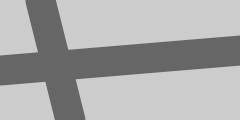
Frame 1 (no input)
Frame 60 (the mouse pressed at the canvas centre just before this capture): identical to frame 1, image omitted
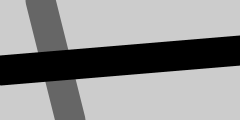
Frame 120 (the mouse held since frame 60 and released just before this capture)

The Processing sketch that drew these frames (run headless with seeded random() and noise(); from frame 60 on, the mouse is pressed at the canvas centre):

// Processing sketch: sketch_10click
// ── sketch_10click.pde
void setup() {
  size(240,120);
  // 線の太さを設定
  strokeWeight(30);
}
void draw() {
  background(204);
  // 線の色をグレーに
  stroke(102);
  // 斜めの線を描く
  line(40,0,70,height);

  // マウスが押されているときだけ黒に
  if (mousePressed == true) {
    stroke(0);
  }

  // 横方向の線を描く
  line(0,70,width,50);
}
